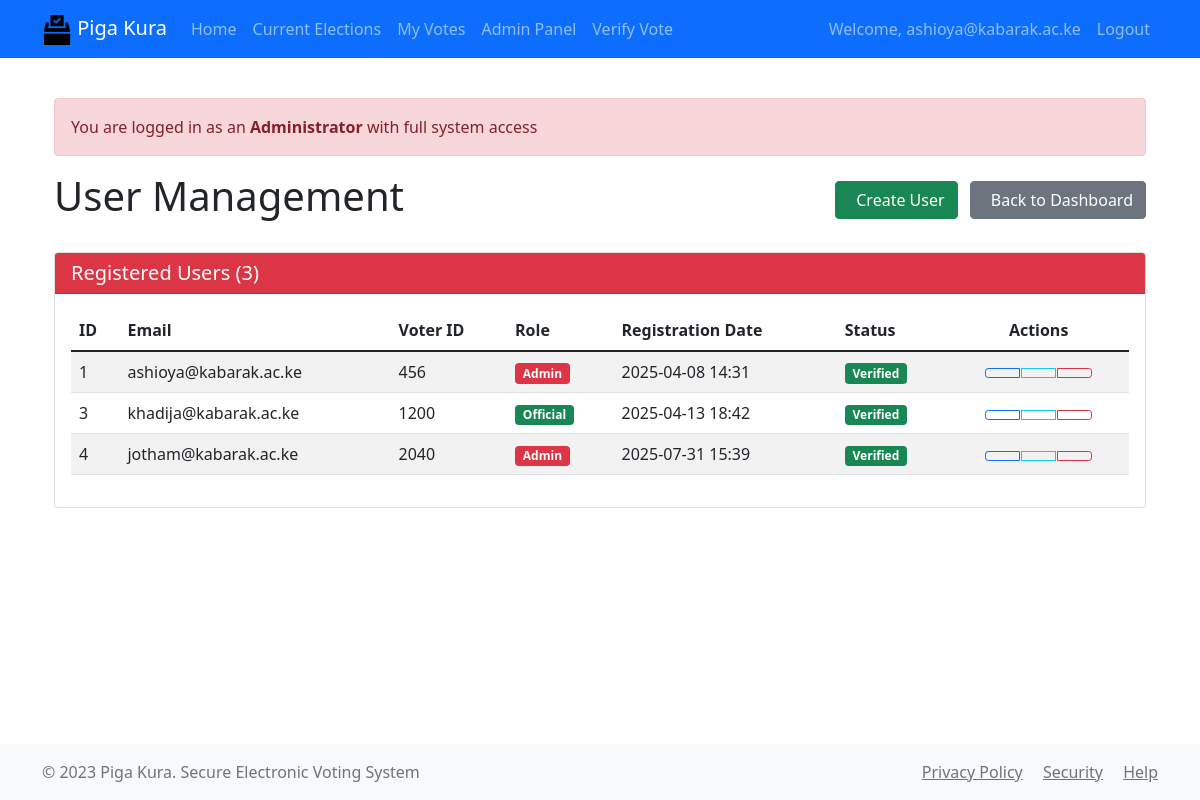
Before: /admin/users (signed in) with the older database file.
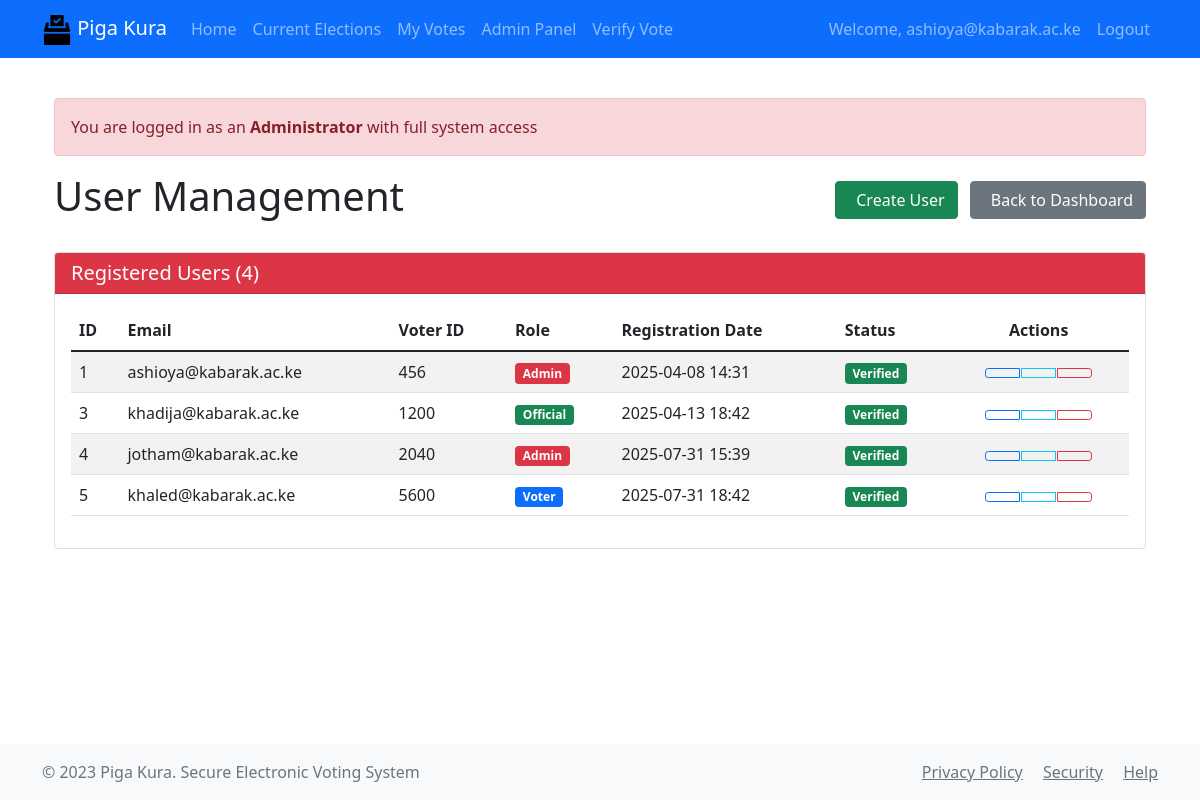
After: the same page with the newer database file.
### app/models/user.py (models this page shows, shortened)
class User(UserMixin, db.Model):
    id = db.Column(db.Integer, primary_key=True)
    email = db.Column(db.String(120), unique=True, nullable=False)
    voter_id = db.Column(db.String(50), unique=True, nullable=False)
    password_hash = db.Column(db.String(128))
    is_admin = db.Column(db.Boolean, default=False)
    is_official = db.Column(db.Boolean, default=False)
    is_verified = db.Column(db.Boolean, default=False)
    created_at = db.Column(db.DateTime, default=datetime.utcnow)

### app/routes/admin.py (the view)
@admin_bp.route('/users')
@login_required
@admin_required
def users():
    users = User.query.all()
    return render_template('admin/users.html', users=users)

### app/routes/admin.py (called while the page is built)
def admin_required(f):
    @wraps(f)
    def decorated_function(*args, **kwargs):
        if not current_user.is_authenticated or not current_user.is_admin:
            flash('Admin privileges required', 'danger')
            return redirect(url_for('main.index'))
        return f(*args, **kwargs)
    return decorated_function

### app/templates/admin/users.html (shortened to what the changed rows need)
{% extends "base.html" %}
{% block content %}
<div class="container">
    <div class="d-flex justify-content-between align-items-center mb-4">
        <h1>User Management</h1>
    </div>
    <div class="card">
        <div class="card-header bg-danger text-white">
            <h5 class="mb-0">Registered Users ({{ users|length }})</h5>
        </div>
        <div class="card-body">
            {% if users %}
            <div class="table-responsive">
                <table class="table table-striped">
                    <thead>
                        <tr>
                            <th>ID</th>
                            <th>Email</th>
                            <th>Voter ID</th>
                            <th>Role</th>
                            <th>Registration Date</th>
                            <th>Status</th>
                            <th class="text-center">Actions</th>
                        </tr>
                    </thead>
                    <tbody>
                        {% for user in users %}
                        <tr id="user-row-{{ user.id }}">
                            <td>{{ user.id }}</td>
                            <td>{{ user.email }}</td>
                            <td>{{ user.voter_id }}</td>
                            <td>
                                {% if user.is_admin %}
                                    <span class="badge bg-danger">Admin</span>
                                {% elif user.is_official %}
                                    <span class="badge bg-success">Official</span>
                                {% else %}
                                    <span class="badge bg-primary">Voter</span>
                                {% endif %}
                            </td>
                            <td>{{ user.created_at.strftime('%Y-%m-%d %H:%M') if user.created_at else 'N/A' }}</td>
                            <td>
                                <span class="badge {{ 'bg-success' if user.is_verified else 'bg-warning' }} status-toggle"
                                      data-user-id="{{ user.id }}"
                                      data-verified="{{ user.is_verified|lower }}"
                                      title="Click to toggle verification status">
                                    {{ 'Verified' if user.is_verified else 'Pending' }}
                                </span>
                            </td>
                            <td class="text-center user-actions">
                                <div class="btn-group btn-group-sm">
                                    <button class="btn btn-outline-primary action-btn"
                                            onclick="editUser({{ user.id }})"
                                            title="Edit User">
                                    </button>
                                    <button class="btn btn-outline-info action-btn"
                                            onclick="viewUser({{ user.id }})"
                                            title="View Details">
                                    </button>
                                    {% if not user.is_admin or users|selectattr('is_admin')|list|length > 1 %}
                                    <button class="btn btn-outline-danger action-btn"
                                            onclick="deleteUser({{ user.id }}, '{{ user.email }}')"
                                            title="Delete User">
                                    </button>
                                    {% endif %}
                                </div>
                            </td>
                        </tr>
                        {% endfor %}
                    </tbody>
                </table>
            </div>
            {% else %}
            <div class="text-center py-4">
                <p class="text-muted">No users found.</p>
            </div>
            {% endif %}
        </div>
    </div>
</div>
{% endblock %}

### app/templates/base.html (shortened to what this page needs)
<!DOCTYPE html>
<html lang="en">
<head>
    <link href="https://cdn.jsdelivr.net/npm/bootstrap@5.1.3/dist/css/bootstrap.min.css" rel="stylesheet">
    <link rel="stylesheet" href="{{ url_for('static', filename='css/style.css') }}">
</head>
<body>
    <nav class="navbar navbar-expand-lg navbar-dark bg-primary">
        <div class="container">
            <a class="navbar-brand" href="{{ url_for('main.index') }}">
                <img src="{{ url_for('static', filename='images/logo.png') }}" alt="Piga Kura" height="30">
                Piga Kura
            </a>
            <div class="collapse navbar-collapse" id="navbarNav">
                <ul class="navbar-nav me-auto">
                    <li class="nav-item">
                        <a class="nav-link" href="{{ url_for('main.index') }}">Home</a>
                    </li>
                    {% if current_user.is_authenticated %}
                        <li class="nav-item">
                            <a class="nav-link" href="{{ url_for('voter.active_ballots') }}">Current Elections</a>
                        </li>
                        <li class="nav-item">
                            <a class="nav-link" href="{{ url_for('voter.my_votes') }}">My Votes</a>
                        </li>
                        {% if current_user.is_admin %}
                        <li class="nav-item">
                            <a class="nav-link" href="{{ url_for('admin.dashboard') }}">Admin Panel</a>
                        </li>
                        {% endif %}
                    {% endif %}
                    <li class="nav-item">
                        <a class="nav-link" href="{{ url_for('main.verify_vote') }}">Verify Vote</a>
                    </li>
                </ul>
                <ul class="navbar-nav">
                    {% if current_user.is_authenticated %}
                        <li class="nav-item">
                            <span class="nav-link">Welcome, {{ current_user.email }}</span>
                        </li>
                        <li class="nav-item">
                            <a class="nav-link" href="{{ url_for('auth.logout') }}">Logout</a>
                        </li>
                    {% endif %}
                </ul>
            </div>
        </div>
    </nav>
    <main class="container my-4">
        {% block content %}{% endblock %}
    </main>
    <footer class="footer mt-auto py-3 bg-light">
        <div class="container">
            <div class="row">
                <div class="col-md-6 text-center text-md-start">
                    <span class="text-muted">&copy; 2023 Piga Kura. Secure Electronic Voting System</span>
                </div>
                <div class="col-md-6 text-center text-md-end">
                    <a href="{{ url_for('main.privacy') }}" class="text-muted me-3">Privacy Policy</a>
                    <a href="{{ url_for('main.security') }}" class="text-muted me-3">Security</a>
                    <a href="{{ url_for('main.help') }}" class="text-muted">Help</a>
                </div>
            </div>
        </div>
    </footer>
</body>
</html>

Changed rows visible on the page:
added User: id "5", email "khaled@kabarak.ac.ke", voter_id "5600", is_admin "Voter", created_at "2025-07-31 18:42", is_verified "Verified"
Other visible differences:
{{ users|length }}: "3" → "4"
